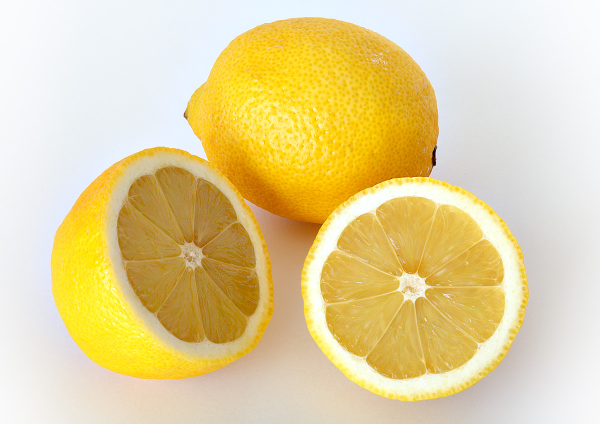
#> input picture src/GKiPO/data/lemon_raw.jpg, 1200 x 848 px (shown at 1/2 size)
$ python exercise1.py
#> lines starting #> are read from the running program, lines starting #| are printed output that depends on the picture
#!/usr/bin/env python3
"""Description: Exercise 1 - Download image, generate max 32x32 matrix table,

and display rotated high-res image.
"""

import logging
import sys
import urllib.error
import urllib.request
from pathlib import Path

import cv2
import matplotlib.pyplot as plt
import numpy as np

# Configure logging
logging.basicConfig(
    level=logging.INFO,
    format="%(asctime)s [%(levelname)s] %(name)s: %(message)s",
    handlers=[logging.StreamHandler(sys.stdout)],
)
logger = logging.getLogger(__name__)

DEFAULT_IMAGE_URL = "https://upload.wikimedia.org/wikipedia/commons/e/e4/Lemon.jpg"
OUTPUT_DIR = Path("data")
RAW_IMAGE_PATH = OUTPUT_DIR / "lemon_raw.jpg"
PROCESSED_IMAGE_PATH = OUTPUT_DIR / "lemon_rotated.jpg"


def download_image(url: str, output_path: Path) -> Path:
    """Download a remote image from a URL to a local path."""
    output_path.parent.mkdir(parents=True, exist_ok=True)

    if output_path.exists():
        logger.info(f"Raw image already exists locally at: {output_path}")
        return output_path

    logger.info(f"Downloading image from: {url}")
    try:
        req = urllib.request.Request(
            url,
            headers={"User-Agent": "GKiPO-Python-App/1.0 (Educational)"},
        )
        with urllib.request.urlopen(req) as resp, open(output_path, "wb") as out_file:
            out_file.write(resp.read())

        logger.info(f"Successfully saved raw image to: {output_path}")
        return output_path
    except (urllib.error.URLError, OSError) as e:
        logger.exception(f"Failed to download image due to network or IO error: {e}")
        raise


def process_image(
    input_path: Path,
    output_path: Path | None = None,
    max_dim: int | None = None,
) -> np.ndarray:
    """Process image: optional scaling, greyscale, and 90° rotation."""
    logger.info(f"Processing image (max_dim={max_dim}): {input_path}")

    img = cv2.imread(str(input_path))
    if img is None:
        raise FileNotFoundError(f"OpenCV could not read the image at {input_path}")

    orig_h, orig_w = img.shape[:2]

    if max_dim is not None:
        scale = min(max_dim / orig_w, max_dim / orig_h)
        new_w = max(1, int(orig_w * scale))
        new_h = max(1, int(orig_h * scale))
    else:
        new_w = max(1, int(orig_w * 0.5))
        new_h = max(1, int(orig_h * 0.5))

    resized_img = cv2.resize(img, (new_w, new_h), interpolation=cv2.INTER_AREA)
    gray_img = cv2.cvtColor(resized_img, cv2.COLOR_BGR2GRAY)
    rotated_img = cv2.rotate(gray_img, cv2.ROTATE_90_CLOCKWISE)

    rot_height, rot_width = rotated_img.shape
    logger.info(f"Processed dimensions (Width x Height): {rot_width}x{rot_height}")

    if output_path is not None:
        output_path.parent.mkdir(parents=True, exist_ok=True)
        success = cv2.imwrite(str(output_path), rotated_img)
        if not success:
            raise OSError(f"Failed to write processed image to {output_path}")
        logger.info(f"Successfully saved processed image to: {output_path}")

    return rotated_img


def print_matrix_table(matrix: np.ndarray) -> None:
    """Print full low-res pixel matrix as a formatted table of numbers."""
    rows, cols = matrix.shape
    logger.info(f"Displaying full {rows}x{cols} low-res pixel matrix:")

    header = " | ".join([f"{i:3d}" for i in range(cols)])
    separator = "----+" + "-" * (len(header) + 1)

    print(f"\nCol  | {header}")
    print(separator)
    for idx, row in enumerate(matrix):
        row_str = " | ".join([f"{val:3d}" for val in row])
        print(f"Row {idx:2d} | {row_str}")
    print()


def display_image(image_path: Path) -> None:
    """Display rotated greyscale image with canvas matching source size."""
    logger.info(f"Opening high-res rotated image for display: {image_path}")

    img = cv2.imread(str(image_path), cv2.IMREAD_GRAYSCALE)
    if img is None:
        raise FileNotFoundError(f"OpenCV could not read the image at {image_path}")

    height, width = img.shape
    dpi = plt.rcParams["figure.dpi"]
    fig = plt.figure(figsize=(width / dpi, height / dpi), dpi=dpi)

    ax = fig.add_axes((0, 0, 1, 1))
    ax.imshow(img, cmap="gray")
    ax.axis("off")

    plt.show()


def main() -> None:
    """Core execution flow for Exercise 1."""
    try:
        raw_path = download_image(DEFAULT_IMAGE_URL, RAW_IMAGE_PATH)
        low_res_matrix = process_image(raw_path, output_path=None, max_dim=32)
#> in process_image, img is the input picture: shape (848, 1200, 3); mean B, G, R 155.1, 210.2, 228.4
#> in process_image, `resized_img = cv2.resize(img, (new_w, new_h), interpolation=cv2.INTER_..`:
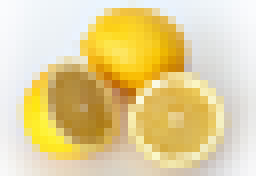
#> resized_img: shape (22, 32, 3) (shown 8 times larger); mean B, G, R 155.1, 210.2, 228.4
#> in process_image, `gray_img = cv2.cvtColor(resized_img, cv2.COLOR_BGR2GRAY)`:
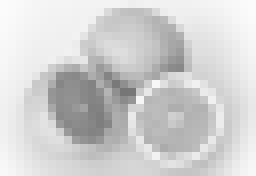
#> gray_img: shape (22, 32) (shown 8 times larger); min 118, max 251, mean 209.4
#> in process_image, `rotated_img = cv2.rotate(gray_img, cv2.ROTATE_90_CLOCKWISE)`:
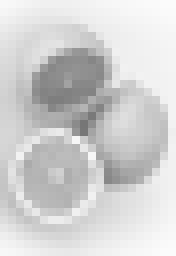
#> rotated_img: shape (32, 22) (shown 8 times larger); min 118, max 251, mean 209.4
#| 2026-11-20 14:17:35,820 [INFO] __main__: Processed dimensions (Width x Height): 22x32
        print_matrix_table(low_res_matrix)
#| 2026-11-20 14:17:35,820 [INFO] __main__: Displaying full 32x22 low-res pixel matrix:
#| Col  |   0 |   1 |   2 |   3 |   4 |   5 |   6 |   7 |   8 |   9 |  10 |  11 |  12 |  13 |  14 |  15 |  16 |  17 |  18 |  19 |  20 |  21
#> the loop in print_matrix_table, `for idx, row in enumerate(matrix):` made 32 passes
#| Row  0 | 248 | 247 | 245 | 243 | 241 | 240 | 240 | 240 | 240 | 241 | 242 | 243 | 245 | 246 | 247 | 247 | 248 | 249 | 250 | 250 | 251 | 251
#| Row  1 | 245 | 243 | 240 | 238 | 236 | 235 | 235 | 236 | 237 | 238 | 240 | 241 | 242 | 243 | 244 | 246 | 247 | 247 | 248 | 249 | 250 | 250
#| Row  2 | 240 | 238 | 235 | 232 | 231 | 229 | 229 | 229 | 229 | 233 | 237 | 238 | 240 | 241 | 242 | 243 | 244 | 245 | 246 | 247 | 248 | 249
#| Row  3 | 235 | 232 | 229 | 226 | 222 | 220 | 218 | 215 | 213 | 209 | 215 | 234 | 237 | 238 | 239 | 241 | 242 | 243 | 244 | 245 | 246 | 247
#| Row  4 | 230 | 227 | 223 | 218 | 216 | 220 | 221 | 218 | 213 | 212 | 203 | 201 | 229 | 237 | 238 | 239 | 240 | 242 | 243 | 244 | 245 | 245
#| Row  5 | 226 | 223 | 218 | 214 | 218 | 224 | 226 | 227 | 215 | 211 | 205 | 202 | 198 | 233 | 238 | 239 | 240 | 241 | 242 | 243 | 244 | 245
#| Row  6 | 222 | 220 | 213 | 216 | 222 | 226 | 218 | 191 | 167 | 151 | 149 | 172 | 192 | 206 | 240 | 239 | 240 | 241 | 242 | 242 | 243 | 244
#| Row  7 | 219 | 217 | 210 | 217 | 223 | 206 | 153 | 137 | 141 | 142 | 142 | 134 | 144 | 193 | 232 | 239 | 240 | 240 | 241 | 242 | 243 | 244
#> (further printed lines are left out)
        process_image(raw_path, output_path=PROCESSED_IMAGE_PATH, max_dim=None)
#> in process_image (call 2), `resized_img = cv2.resize(img, (new_w, new_h), interpolation=cv2.INTER_..`:
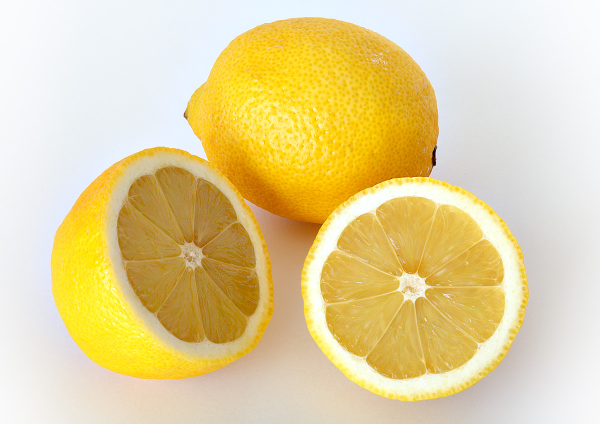
#> resized_img: shape (424, 600, 3); mean B, G, R 155.2, 210.3, 228.5
#> in process_image (call 2), `gray_img = cv2.cvtColor(resized_img, cv2.COLOR_BGR2GRAY)`:
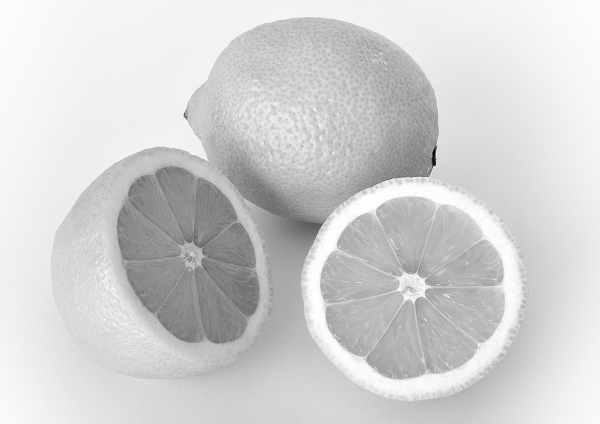
#> gray_img: shape (424, 600); min 2, max 255, mean 209.5
#> in process_image (call 2), `rotated_img = cv2.rotate(gray_img, cv2.ROTATE_90_CLOCKWISE)`:
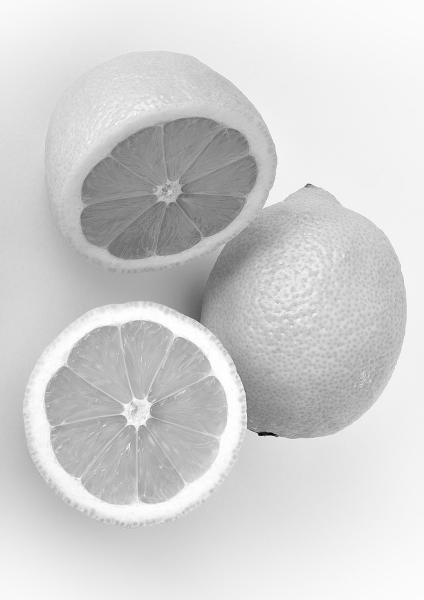
#> rotated_img: shape (600, 424); min 2, max 255, mean 209.5
#| 2026-11-20 14:17:35,877 [INFO] __main__: Processed dimensions (Width x Height): 424x600
        display_image(PROCESSED_IMAGE_PATH)
    except (
        urllib.error.URLError,
        FileNotFoundError,
        OSError,
        ValueError,
    ) as e:
        logger.error(f"Exercise 1 execution failed: {e}")
        sys.exit(1)


if __name__ == "__main__":  # pragma: no cover
    main()
